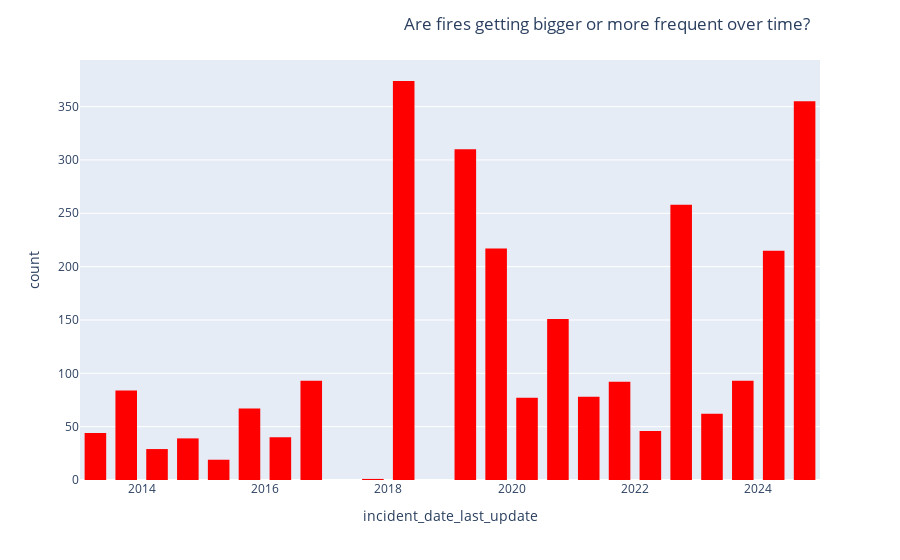

Notebook source saved alongside this figure:
### Markdown cell above
In this histogram I used my X as 'incident_acres_burned' ans for my Y I used 'calfire_incident', so then my histogram showed me if the acres burned where a calfire incident or not

### Code cell
#Extra Q EXTRA - CHALLENGE - See if you can create a graph that answers the question:
#Are fires getting bigger or more frequent over time? 
#You get complete creative control on how to answer this question!

#my_columns = ['incident_dateonly_created', 'is_active', 'incident_dateonly_extinguished']
#DF_raw[my_columns].sort_values('incident_dateonly_created')

fig = px.histogram(DF_raw,
                   x='incident_date_last_update',
                   labels={'incident_acres_burned':'incident_acres_burned'},
                   color_discrete_sequence=['red'])
fig.update_layout(bargap=0.3, title=
            'Are fires getting bigger or more frequent over time?',
            title_x=0.9)
fig.show()

### Figure 1 — Plotly figure (JSON) as saved in the notebook; plotly's stock layout.template omitted (floating-point values rounded to 4 significant figures; data arrays with more than 128 entries replaced by an {"elided": "..."} marker saying what was removed)
{"data": [{"alignmentgroup": "True", "bingroup": "x", "hovertemplate": "incident_date_last_update=%{x}<br>count=%{y}<extra></extra>", "legendgroup": "", "marker": {"color": "red", "pattern": {"shape": ""}}, "name": "", "offsetgroup": "", "orientation": "v", "showlegend": false, "type": "histogram", "x": {"elided": "2744 str values"}, "xaxis": "x", "yaxis": "y"}], "layout": {"autosize": true, "bargap": 0.3, "barmode": "relative", "legend": {"tracegroupgap": 0}, "margin": {"t": 60}, "title": {"text": "Are fires getting bigger or more frequent over time?", "x": 0.9}, "xaxis": {"anchor": "y", "autorange": true, "domain": [0, 1], "range": ["2012-12-31 06:00", "2024-12-31 06:00"], "title": {"text": "incident_date_last_update"}, "type": "date"}, "yaxis": {"anchor": "x", "autorange": true, "domain": [0, 1], "range": [0, 393.7], "title": {"text": "count"}}}}
